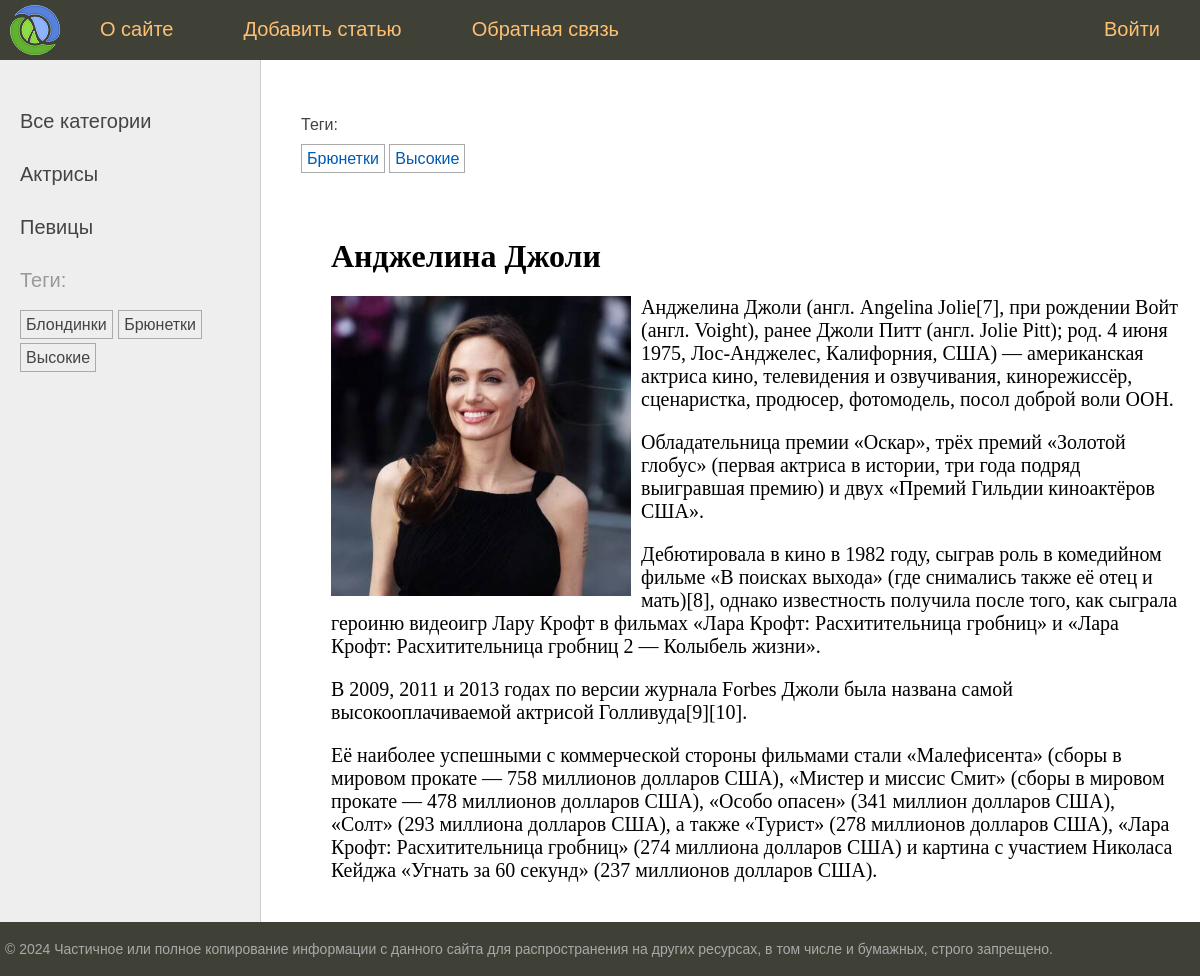
The app's page /post/andzhelina-dzholi/ with its own data.
### women/models.py (models this page shows, shortened)
class Category(models.Model):
    name = models.CharField(max_length=100, db_index=True)
    slug = models.SlugField(max_length=255, unique=True)
    def get_absolute_url(self):
        return reverse("category", kwargs={"cat_slug": self.slug})
    class Meta:
        verbose_name = "Категория"
        verbose_name_plural = "Категории"
        db_table = 'category'

class TagPost(models.Model):
    tag = models.CharField(max_length=255, db_index=True)
    slug = models.SlugField(max_length=255, unique=True)
    def get_absolute_url(self):
        return reverse("tag", kwargs={"tag_slug": self.slug})
    class Meta:
        db_table = 'tag_post'

class Women(models.Model):
    class Status(models.IntegerChoices):
        DRAFT = 0, "Черновик"
        PUBLISHED = 1, "Опубликовано"
    title = models.CharField(max_length=255, verbose_name="Заголовок")
    slug = AutoSlugField(populate_from="title", slugify_function=slugify, verbose_name="Slug")
    content = models.TextField(blank=True, verbose_name="Текст статьи")
    time_create = models.DateTimeField(auto_now_add=True, verbose_name="Дата создания")
    time_update = models.DateTimeField(auto_now=True, verbose_name="Дата обновления")
    is_published = models.IntegerField(default=Status.DRAFT, choices=Status, verbose_name="Статус")
    cat = models.ForeignKey("Category", on_delete=models.PROTECT, related_name="posts", verbose_name="Категория")
    tags = models.ManyToManyField("TagPost", related_name="women", blank=True, verbose_name="Теги")
    husband = models.OneToOneField("Husband", on_delete=models.SET_NULL, null=True, blank=True, related_name="wife", verbose_name="Муж")
    photo = models.ImageField(upload_to="photos/%Y/%m/%d", default=None, blank=True, null=True, verbose_name="Фото")
    objects = models.Manager()
    published = PublishedManager()
    class Meta:
        verbose_name = "Известные женщины"
        verbose_name_plural = "Изветсные женщины"
        ordering = ['-time_create']
        indexes = [
            models.Index(fields=['-time_create']),
        ]
        db_table = 'women'

### women/views.py (the view)
# urls.py: path("post/<slug:post_slug>/", views.ShowPostView.as_view(), name="post"),
class ShowPostView(DataMixin, DetailView):
    template_name = "women/post.html"
    slug_url_kwarg = "post_slug"
    context_object_name = "post"
    def get_context_data(self, **kwargs):
        context = super().get_context_data(title=self.object.title)
        return context
    def get_object(self, queryset=None):
        return get_object_or_404(Women.published, slug=self.kwargs[self.slug_url_kwarg])

### women/models.py (called while the page is built)
    def get_queryset(self):
        return super(PublishedManager, self).get_queryset().filter(is_published=Women.Status.PUBLISHED)

### women/templatetags/women_tags.py (called while the page is built)
@register.inclusion_tag("women/list_categories.html")
def show_categories(cat_selected=0):
    cats = Category.objects.annotate(total=Count("posts")).filter(posts__gt=0)
    return {"cats": cats, "cat_selected": cat_selected}

@register.inclusion_tag("women/list_tag.html")
def show_tags(post=None):
    if post:
        tags = post.tags.all()
    else:
        tags = TagPost.objects.annotate(total=Count("women")).filter(women__gt=0)
    return {"tags": tags}

### women/utils.py (called while the page is built)
    def get_context_data(self, **kwargs):
        context = super().get_context_data(**kwargs)
        if self.page_title:
            context["title"] = self.page_title
        if self.cat_selected is not None:
            context["cat_selected"] = self.cat_selected
        return context

### women/templates/women/post.html
{% extends "base.html" %}
{% load women_tags %}
{% block breadcrumbs %}
    {% show_tags post %}
{% endblock %}
{% block content %}
<h1>{{ post.title }}</h1>
{% if post.photo %}
<p><img class="img-article-left" src="{{ post.photo.url }}"></p>
{% endif %}
{{ post.content|linebreaks }}
{% endblock %}

### women/templates/women/list_categories.html
{% for cat in cats %}
{% if cat.id == cat_selected%}
        <li class="selected">{{cat.name}}</li>
{%else%}
        <li><a href="{{ cat.get_absolute_url }}">{{cat.name}}</a></li>
{%endif%}
{% endfor %}

### women/templates/women/list_tag.html
 {% if tags %}
    <p>Теги:</p>
        <ul class="tags-list">
            {% for tag in tags %}
                <li><a href="{{ tag.get_absolute_url }}">{{ tag.tag }}</a></li>
            {% endfor %}
        </ul>
{% endif %}

### women/static/women/css/styles.css (style rules this page uses)
html, body { font-family: 'Arial'; margin: 0; padding: 0; height: 100%; width: 100%; color: #444; }
a { color: #0059b2; text-decoration: none; }
img { max-width: 600px; height: auto; }
img.img-article-left { max-width: 300px; height: auto; float: left; padding: 0 10px 10px 0; }
.left-chapters ul { width: 230px; margin: 0; padding: 20px 10px 10px 20px; list-style: none; font-size: 20px; }
.left-chapters ul li { margin: 30px 0 0 0; color: #999; }
.left-chapters ul li a { color: #444; text-decoration: none; }
ul.tags-list { width: 100%; margin: 0; padding: 0; list-style: none; }
ul.tags-list li { margin: 0; padding: 0 0 10px; display: inline-block; }
ul.tags-list li a { padding: 5px; font-size: 16px; border: 1px solid #aaa; }
.content-text h1 { font-size: 32px; }

### records on screen
Category: name "Актрисы"
Category: name "Певицы"
TagPost: tag "Блондинки"
TagPost: tag "Брюнетки"
TagPost: tag "Высокие"
Women: title "Анджелина Джоли", photo (picture), content "Анджелина Джоли (англ. Angelina Jolie[7], при рождении Войт (англ. Voight), ранее Джоли Питт (англ. Jolie Pitt); род. 4 июня 1975, Лос-Анджелес, Калифорния, США) — американская актриса кино, телевидения и озвучивания, кинорежиссёр, сценаристка, продюсер, фотомодель, посол доброй воли ООН. Обладательница премии «Оскар», трёх премий «Золотой глобус» (первая актриса в истории, три года подряд выигравшая премию) и двух «Премий Гильдии киноактёров США». Дебютировала в кино в 1982 году, сыграв роль в комедийном фильме «В поисках выхода» (где снимались также её отец и мать)[8], однако известность получила после того, как сыграла героиню видеоигр Лару Крофт в фильмах «Лара Крофт: Расхитительница…"

### other values on screen
{{ m.title }} "О сайте" "Добавить статью" "Обратная связь" "Войти"
